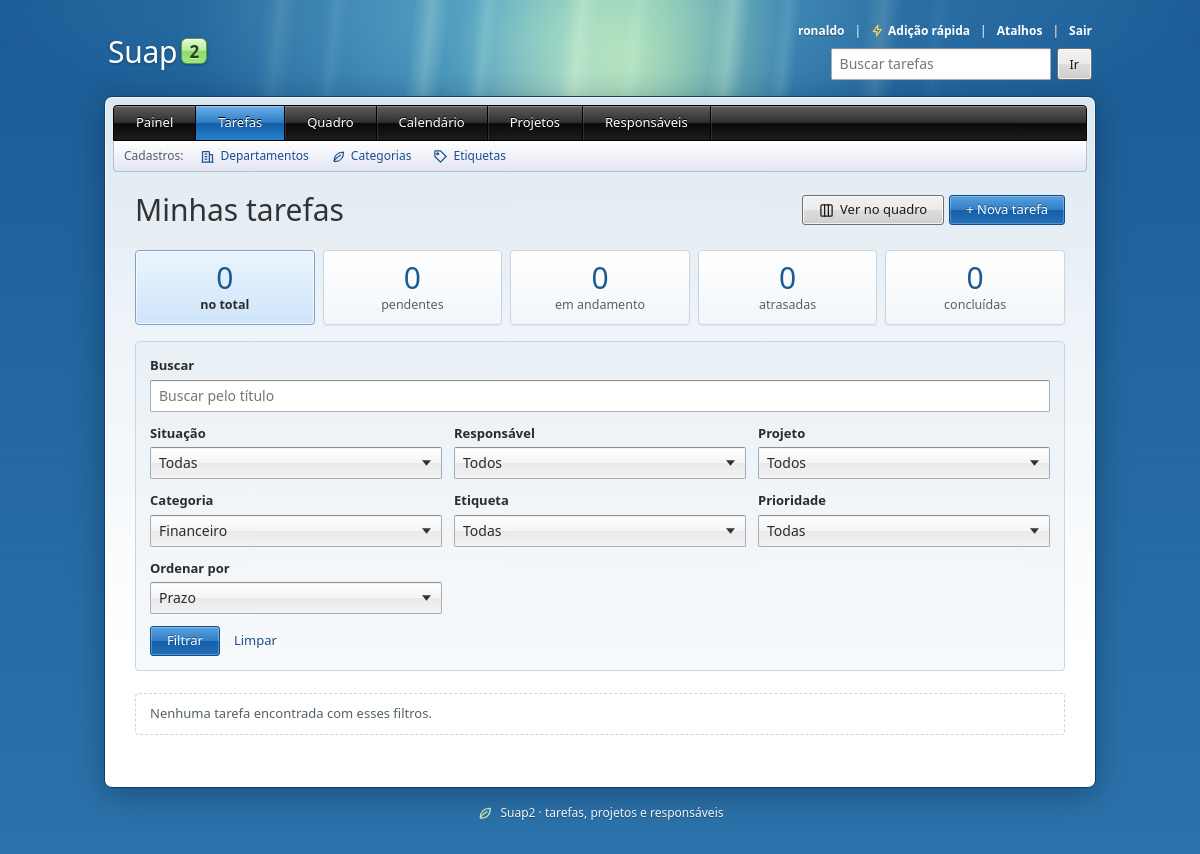
/?categoria=4 (signed in), run on an earlier commit of the app's database.
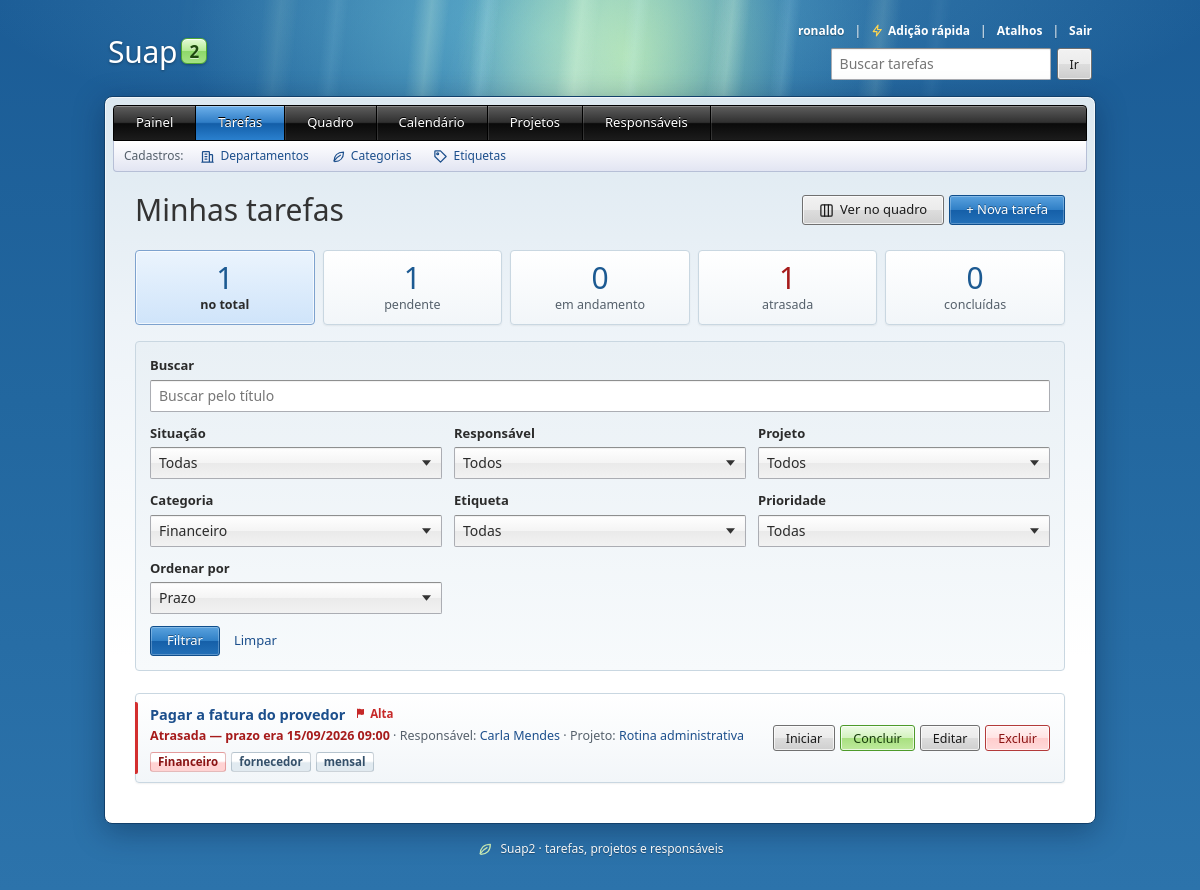
And on a later commit of the database.
### Suap2APP/models.py (models this page shows, shortened)
class Tarefa(models.Model):
    PRIORIDADES = [
        ('alta', 'Alta'),
        ('media', 'Média'),
        ('baixa', 'Baixa'),
    ]
    SITUACOES = [
        ('a_fazer', 'A fazer'),
        ('em_andamento', 'Em andamento'),
        ('concluida', 'Concluída'),
    ]
    titulo = models.CharField(max_length=100)
    criada_em = models.DateTimeField(auto_now_add=True)
    prazo = models.DateTimeField()
    prioridade = models.CharField(max_length=5, choices=PRIORIDADES, default='media')
    iniciada_em = models.DateTimeField(null=True, blank=True)
    concluida_em = models.DateTimeField(null=True, blank=True)
    lembrete_enviado_em = models.DateTimeField(null=True, blank=True, editable=False)
    pessoa_responsavel = models.ForeignKey(Responsavel, on_delete=models.PROTECT)
    projeto = models.ForeignKey(Projeto, on_delete=models.SET_NULL, null=True, blank=True, related_name='tarefas')
    categoria = models.ForeignKey(Categoria, on_delete=models.SET_NULL, null=True, blank=True, related_name='tarefas')
    etiquetas = models.ManyToManyField(Etiqueta, blank=True, related_name='tarefas')
    objects = TarefaQuerySet.as_manager()
    class Meta:
        verbose_name = 'Tarefa'
        verbose_name_plural = 'Tarefas'
        ordering = [models.F('concluida_em').asc(nulls_first=True), 'prazo']
    @property
    def situacao(self):
        if self.concluida_em:
            return 'concluida'
        return 'em_andamento' if self.iniciada_em else 'a_fazer'

class Responsavel(models.Model):
    nome = models.CharField(max_length=150)
    cpf = models.CharField(max_length=14, unique=True)
    email = models.EmailField(blank=True)
    telefone = models.CharField(max_length=20, blank=True)
    departamento = models.ForeignKey(
        Departamento, on_delete=models.SET_NULL, null=True, blank=True, related_name='responsaveis',
    )
    class Meta:
        verbose_name = 'Responsável'
        verbose_name_plural = 'Responsáveis'
        ordering = ['nome']
    def __str__(self):
        return self.nome

class Projeto(models.Model):
    nome = models.CharField(max_length=120, unique=True)
    descricao = models.TextField(blank=True)
    departamento = models.ForeignKey(
        Departamento, on_delete=models.SET_NULL, null=True, blank=True, related_name='projetos',
    )
    inicio = models.DateField(null=True, blank=True)
    fim = models.DateField(null=True, blank=True)
    class Meta:
        verbose_name = 'Projeto'
        verbose_name_plural = 'Projetos'
        ordering = ['nome']
        constraints = [
            models.CheckConstraint(
                condition=(
                    models.Q(inicio__isnull=True)
                    | models.Q(fim__isnull=True)
                    | models.Q(fim__gte=models.F('inicio'))
                ),
                name='projeto_fim_depois_do_inicio',
            ),
        ]
    def __str__(self):
        return self.nome

class Categoria(models.Model):
    CORES = [
        ('azul', 'Azul'),
        ('verde', 'Verde'),
        ('amarelo', 'Amarelo'),
        ('vermelho', 'Vermelho'),
        ('cinza', 'Cinza'),
    ]
    nome = models.CharField(max_length=60, unique=True)
    cor = models.CharField(max_length=10, choices=CORES, default='cinza')
    class Meta:
        verbose_name = 'Categoria'
        verbose_name_plural = 'Categorias'
        ordering = ['nome']
    def __str__(self):
        return self.nome

class Etiqueta(models.Model):
    nome = models.CharField(max_length=40, unique=True)
    class Meta:
        verbose_name = 'Etiqueta'
        verbose_name_plural = 'Etiquetas'
        ordering = ['nome']
    def __str__(self):
        return self.nome

### Suap2APP/views.py (the view)
# urls.py: path('', views.TarefaListView.as_view(), name='tarefa_list'),
class TarefaListView(LeituraMixin, ListView):
    model = Tarefa
    context_object_name = 'tarefas'
    paginate_by = 10
    def get_queryset(self):
        self.agora = timezone.now()
        self.filtro = TarefaFiltroForm(self.request.GET)
        tarefas = self.filtro.filtrar(Tarefa.objects.com_relacionados(), self.agora)
        return self.filtro.aplicar_ordem(tarefas)
    def get_context_data(self, **kwargs):
        context = super().get_context_data(**kwargs)
        context['now'] = self.agora
        context['filtro'] = self.filtro
        context['filtrando'] = any(self.request.GET.get(campo) for campo in self.filtro.fields)
        sem_status = self.filtro.filtrar(Tarefa.objects.all(), self.agora, com_status=False)
        context.update(contar_por_situacao(sem_status, self.agora))
        context['total'] = context['pendentes'] + context['concluidas']
        context['status_atual'] = self.filtro.cleaned_data.get('status', '')
        return context

### Suap2APP/context_processors.py (called while the page is built)
def acesso(request):
    return {
        'visitante': e_visitante(request),
        'pode_editar': request.user.is_authenticated,
    }

### Suap2APP/forms.py (called while the page is built)
    def aplicar_ordem(self, tarefas):
        if self.is_valid() and self.cleaned_data['ordenar'] == 'prioridade':
            return tarefas.com_peso_da_prioridade().order_by(
                *Tarefa._meta.ordering[:1], 'peso_prioridade', 'prazo',
            )
        return tarefas

### Suap2APP/models.py (called while the page is built)
    def com_relacionados(self):
        return self.select_related('pessoa_responsavel', 'projeto', 'categoria').prefetch_related(
            'etiquetas', 'subtarefas',
        )

### Suap2APP/views.py (called while the page is built)
def e_visitante(request):
    return not request.user.is_authenticated and request.session.get(SESSAO_VISITANTE, False)

def contar_por_situacao(tarefas, agora):
    pendente = Q(concluida_em__isnull=True)
    return tarefas.aggregate(
        pendentes=Count('pk', filter=pendente),
        em_andamento=Count('pk', filter=pendente & Q(iniciada_em__isnull=False)),
        atrasadas=Count('pk', filter=pendente & Q(prazo__lt=agora)),
        concluidas=Count('pk', filter=Q(concluida_em__isnull=False)),
    )

### Suap2APP/templates/Suap2APP/tarefa_list.html (shortened to what this page needs)
{% extends 'Suap2APP/base.html' %}
{% block content %}
    <div class="cabecalho">
        <h1>Minhas tarefas</h1>
        <div class="acoes">
            <a class="btn" href="{% url 'quadro' %}{% if request.GET %}?{{ request.GET.urlencode }}{% endif %}">
                <svg aria-hidden="true"><use href="#i-quadro"></use></svg>Ver no quadro
            </a>
            {% if pode_editar %}
            <a class="btn btn-primary" href="{% url 'tarefa_create' %}">+ Nova tarefa</a>
            {% endif %}
        </div>
    </div>
    <nav class="contadores" aria-label="Situação das tarefas">
        <a class="contador{% if not status_atual %} contador-ativo{% endif %}" href="{% querystring status=None page=None %}"{% if not status_atual %} aria-current="true"{% endif %}>
            <strong>{{ total }}</strong> no total
        </a>
        <a class="contador{% if status_atual == 'pendentes' %} contador-ativo{% endif %}" href="{% querystring status='pendentes' page=None %}"{% if status_atual == 'pendentes' %} aria-current="true"{% endif %}>
            <strong>{{ pendentes }}</strong> pendente{{ pendentes|pluralize }}
        </a>
        <a class="contador{% if status_atual == 'em_andamento' %} contador-ativo{% endif %}" href="{% querystring status='em_andamento' page=None %}"{% if status_atual == 'em_andamento' %} aria-current="true"{% endif %}>
            <strong>{{ em_andamento }}</strong> em andamento
        </a>
        <a class="contador{% if atrasadas %} contador-alerta{% endif %}" href="{% querystring status='atrasadas' page=None %}">
            <strong>{{ atrasadas }}</strong> atrasada{{ atrasadas|pluralize }}
        </a>
        <a class="contador{% if status_atual == 'concluidas' %} contador-ativo{% endif %}" href="{% querystring status='concluidas' page=None %}"{% if status_atual == 'concluidas' %} aria-current="true"{% endif %}>
            <strong>{{ concluidas }}</strong> concluída{{ concluidas|pluralize }}
        </a>
    </nav>
    <details class="filtros-recolhivel" data-filtros{% if filtrando %} data-filtrando{% endif %} open>
        <form method="get" class="filtros" role="search">
            <div class="filtro-busca">
                <label for="{{ filtro.q.id_for_label }}">{{ filtro.q.label }}</label>
                {{ filtro.q }}
            </div>
            {% for campo in filtro %}
                {% if campo.name != 'q' %}
                    <div>
                        <label for="{{ campo.id_for_label }}">{{ campo.label }}</label>
                        {{ campo }}
                    </div>
                {% endif %}
            {% endfor %}
            <div class="filtro-botoes">
                <button type="submit" class="btn btn-primary">Filtrar</button>
                {% if filtrando %}
                    <a class="btn btn-link" href="{% url 'tarefa_list' %}">Limpar</a>
                {% endif %}
            </div>
        </form>
    </details>
    {% if tarefas %}
        <div class="lista">
            {% for tarefa in tarefas %}
                {% include 'Suap2APP/_tarefa_item.html' with mostrar_responsavel=True %}
            {% endfor %}
        </div>
    {% elif filtrando %}
        <p class="vazio">Nenhuma tarefa encontrada com esses filtros.</p>
    {% else %}
        <p class="vazio">Nenhuma tarefa cadastrada ainda.</p>
    {% endif %}
{% endblock %}

### Suap2APP/templates/Suap2APP/_tarefa_item.html (shortened to what this page needs)
{% with situacao=tarefa.situacao %}
<div class="item item-tarefa{% if tarefa.concluida_em %} item-concluida{% elif tarefa.prazo < now %} item-atrasada{% endif %}">
    <div class="item-info">
        <div class="item-titulo{% if tarefa.concluida_em %} concluida{% endif %}">
            <a href="{% url 'tarefa_detail' tarefa.pk %}">{{ tarefa.titulo }}</a>
            {% if not tarefa.concluida_em %}{% include 'Suap2APP/_prioridade.html' %}{% endif %}
        </div>
        <div class="item-detalhe">
            {% if tarefa.concluida_em %}
                Concluída em {{ tarefa.concluida_em|date:"d/m/Y H:i" }}
            {% elif tarefa.prazo < now %}
                <span class="atrasada">Atrasada — prazo era {{ tarefa.prazo|date:"d/m/Y H:i" }}</span>
            {% else %}
                Prazo: {{ tarefa.prazo|date:"d/m/Y H:i" }}
            {% endif %}
            {% if mostrar_responsavel %}
                · Responsável:
                <a href="{% url 'responsavel_detail' tarefa.pessoa_responsavel.pk %}">{{ tarefa.pessoa_responsavel.nome }}</a>
            {% endif %}
            {% if tarefa.projeto and not esconder_projeto %}
                · Projeto: <a href="{% url 'projeto_detail' tarefa.projeto.pk %}">{{ tarefa.projeto.nome }}</a>
            {% endif %}
        </div>
        {% if tarefa.categoria or tarefa.etiquetas.all %}
            <div class="marcadores">
                {% if tarefa.categoria %}
                    <a class="badge cor-{{ tarefa.categoria.cor }}" href="{% url 'tarefa_list' %}?categoria={{ tarefa.categoria.pk }}">{{ tarefa.categoria.nome }}</a>
                {% endif %}
                {% for etiqueta in tarefa.etiquetas.all %}
                    <a class="badge badge-etiqueta" href="{% url 'tarefa_list' %}?etiqueta={{ etiqueta.pk }}">{{ etiqueta.nome }}</a>
                {% endfor %}
            </div>
        {% endif %}
    </div>
    {% if pode_editar %}
        <div class="acoes">
            {% if situacao == 'a_fazer' %}
                <form method="post" action="{% url 'tarefa_mover' tarefa.pk %}">
                    <button type="submit" class="btn btn-small" title="Marcar como em andamento">Iniciar</button>
                </form>
            {% endif %}
            <form method="post" action="{% url 'tarefa_toggle' tarefa.pk %}">
                <button type="submit" class="btn {% if tarefa.concluida_em %}btn-secondary{% else %}btn-success{% endif %} btn-small">
                    {% if tarefa.concluida_em %}Reabrir{% else %}Concluir{% endif %}
                </button>
            </form>
            <a class="btn btn-secondary btn-small" href="{% url 'tarefa_update' tarefa.pk %}">Editar</a>
            <a class="btn btn-danger btn-small" href="{% url 'tarefa_delete' tarefa.pk %}">Excluir</a>
        </div>
    {% endif %}
</div>
{% endwith %}

### Suap2APP/templates/Suap2APP/_prioridade.html
<span class="prioridade prioridade-texto-{{ tarefa.prioridade }}" title="Prioridade {{ tarefa.get_prioridade_display|lower }}"><svg aria-hidden="true"><use href="#i-bandeira"></use></svg>{{ tarefa.get_prioridade_display }}</span>

What changed in the data, as far as the page shows it:
now on this page (row edited): Tarefa: titulo "Pagar a fatura do provedor", prioridade "Alta", prazo "15/09/2026 09:00", pessoa_responsavel.nome "Carla Mendes", projeto.nome "Rotina administrativa", categoria.nome "Financeiro", shows "Concluir"
now on this page (row unchanged): Etiqueta: nome "fornecedor"
now on this page (row unchanged): Etiqueta: nome "mensal"
Also different on the page:
{{ total }}: "0" → "1"
{{ pendentes }}: "0" → "1"
{{ atrasadas }}: "0" → "1"
text no longer shown: "Nenhuma tarefa encontrada com esses filtros."
